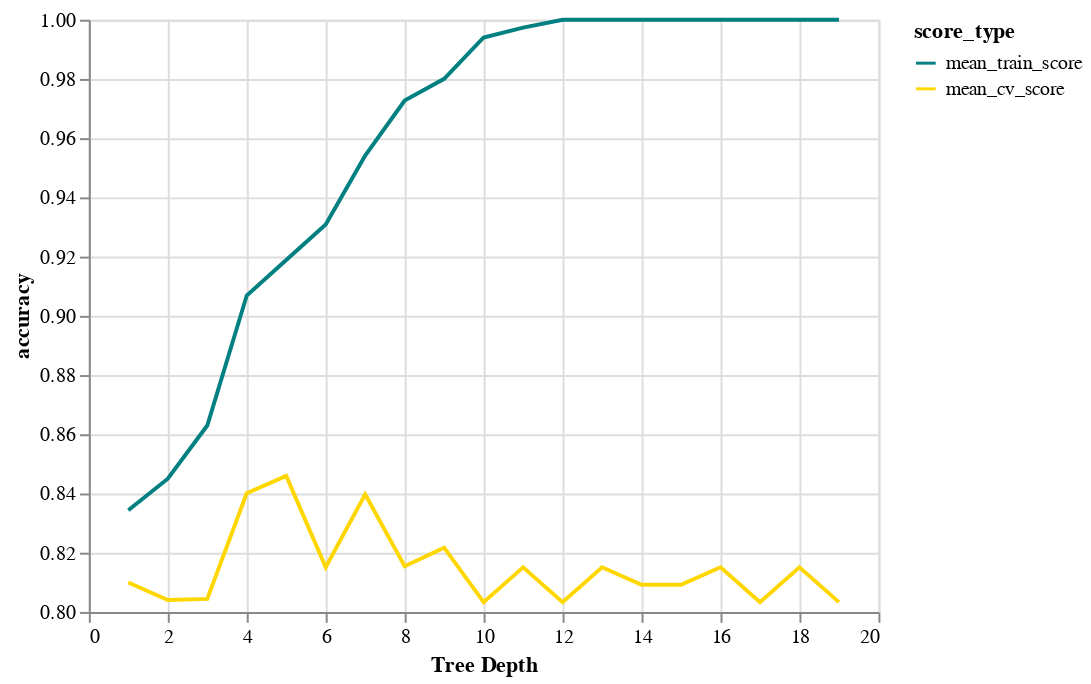

The cell this chart's notebook holds for it:
### Code cell
chart1.encode(alt.Y('accuracy:Q', scale=alt.Scale(zero=False)))

### Figure 1 — Vega-Lite specification as saved in the notebook (floating-point values rounded to 4 significant figures)
{"config": {"view": {"continuousWidth": 400, "continuousHeight": 300}}, "data": {"name": "data-e3a934aad30f0e81b3f5966b26da3a6c"}, "mark": "line", "encoding": {"color": {"type": "nominal", "field": "score_type", "scale": {"domain": ["mean_train_score", "mean_cv_score"], "range": ["teal", "gold"]}}, "x": {"type": "quantitative", "axis": {"title": "Tree Depth"}, "field": "depth"}, "y": {"type": "quantitative", "field": "accuracy", "scale": {"zero": false}}}, "$schema": "https://vega.github.io/schema/vega-lite/v4.8.1.json", "datasets": {"data-e3a934aad30f0e81b3f5966b26da3a6c": [{"depth": 1, "score_type": "mean_train_score", "accuracy": 0.8343}, {"depth": 2, "score_type": "mean_train_score", "accuracy": 0.845}, {"depth": 3, "score_type": "mean_train_score", "accuracy": 0.863}, {"depth": 4, "score_type": "mean_train_score", "accuracy": 0.9069}, {"depth": 5, "score_type": "mean_train_score", "accuracy": 0.9188}, {"depth": 6, "score_type": "mean_train_score", "accuracy": 0.9308}, {"depth": 7, "score_type": "mean_train_score", "accuracy": 0.9541}, {"depth": 8, "score_type": "mean_train_score", "accuracy": 0.9727}, {"depth": 9, "score_type": "mean_train_score", "accuracy": 0.98}, {"depth": 10, "score_type": "mean_train_score", "accuracy": 0.994}, {"depth": 11, "score_type": "mean_train_score", "accuracy": 0.9973}, {"depth": 12, "score_type": "mean_train_score", "accuracy": 1.0}, {"depth": 13, "score_type": "mean_train_score", "accuracy": 1.0}, {"depth": 14, "score_type": "mean_train_score", "accuracy": 1.0}, {"depth": 15, "score_type": "mean_train_score", "accuracy": 1.0}, {"depth": 16, "score_type": "mean_train_score", "accuracy": 1.0}, {"depth": 17, "score_type": "mean_train_score", "accuracy": 1.0}, {"depth": 18, "score_type": "mean_train_score", "accuracy": 1.0}, {"depth": 19, "score_type": "mean_train_score", "accuracy": 1.0}, {"depth": 1, "score_type": "mean_cv_score", "accuracy": 0.8099}, {"depth": 2, "score_type": "mean_cv_score", "accuracy": 0.804}, {"depth": 3, "score_type": "mean_cv_score", "accuracy": 0.8044}, {"depth": 4, "score_type": "mean_cv_score", "accuracy": 0.8401}, {"depth": 5, "score_type": "mean_cv_score", "accuracy": 0.846}, {"depth": 6, "score_type": "mean_cv_score", "accuracy": 0.8151}, {"depth": 7, "score_type": "mean_cv_score", "accuracy": 0.8397}, {"depth": 8, "score_type": "mean_cv_score", "accuracy": 0.8154}, {"depth": 9, "score_type": "mean_cv_score", "accuracy": 0.8217}, {"depth": 10, "score_type": "mean_cv_score", "accuracy": 0.8033}, {"depth": 11, "score_type": "mean_cv_score", "accuracy": 0.8151}, {"depth": 12, "score_type": "mean_cv_score", "accuracy": 0.8033}, {"depth": 13, "score_type": "mean_cv_score", "accuracy": 0.8151}, {"depth": 14, "score_type": "mean_cv_score", "accuracy": 0.8092}, {"depth": 15, "score_type": "mean_cv_score", "accuracy": 0.8092}, {"depth": 16, "score_type": "mean_cv_score", "accuracy": 0.8151}, {"depth": 17, "score_type": "mean_cv_score", "accuracy": 0.8033}, {"depth": 18, "score_type": "mean_cv_score", "accuracy": 0.8151}, {"depth": 19, "score_type": "mean_cv_score", "accuracy": 0.8033}]}}
